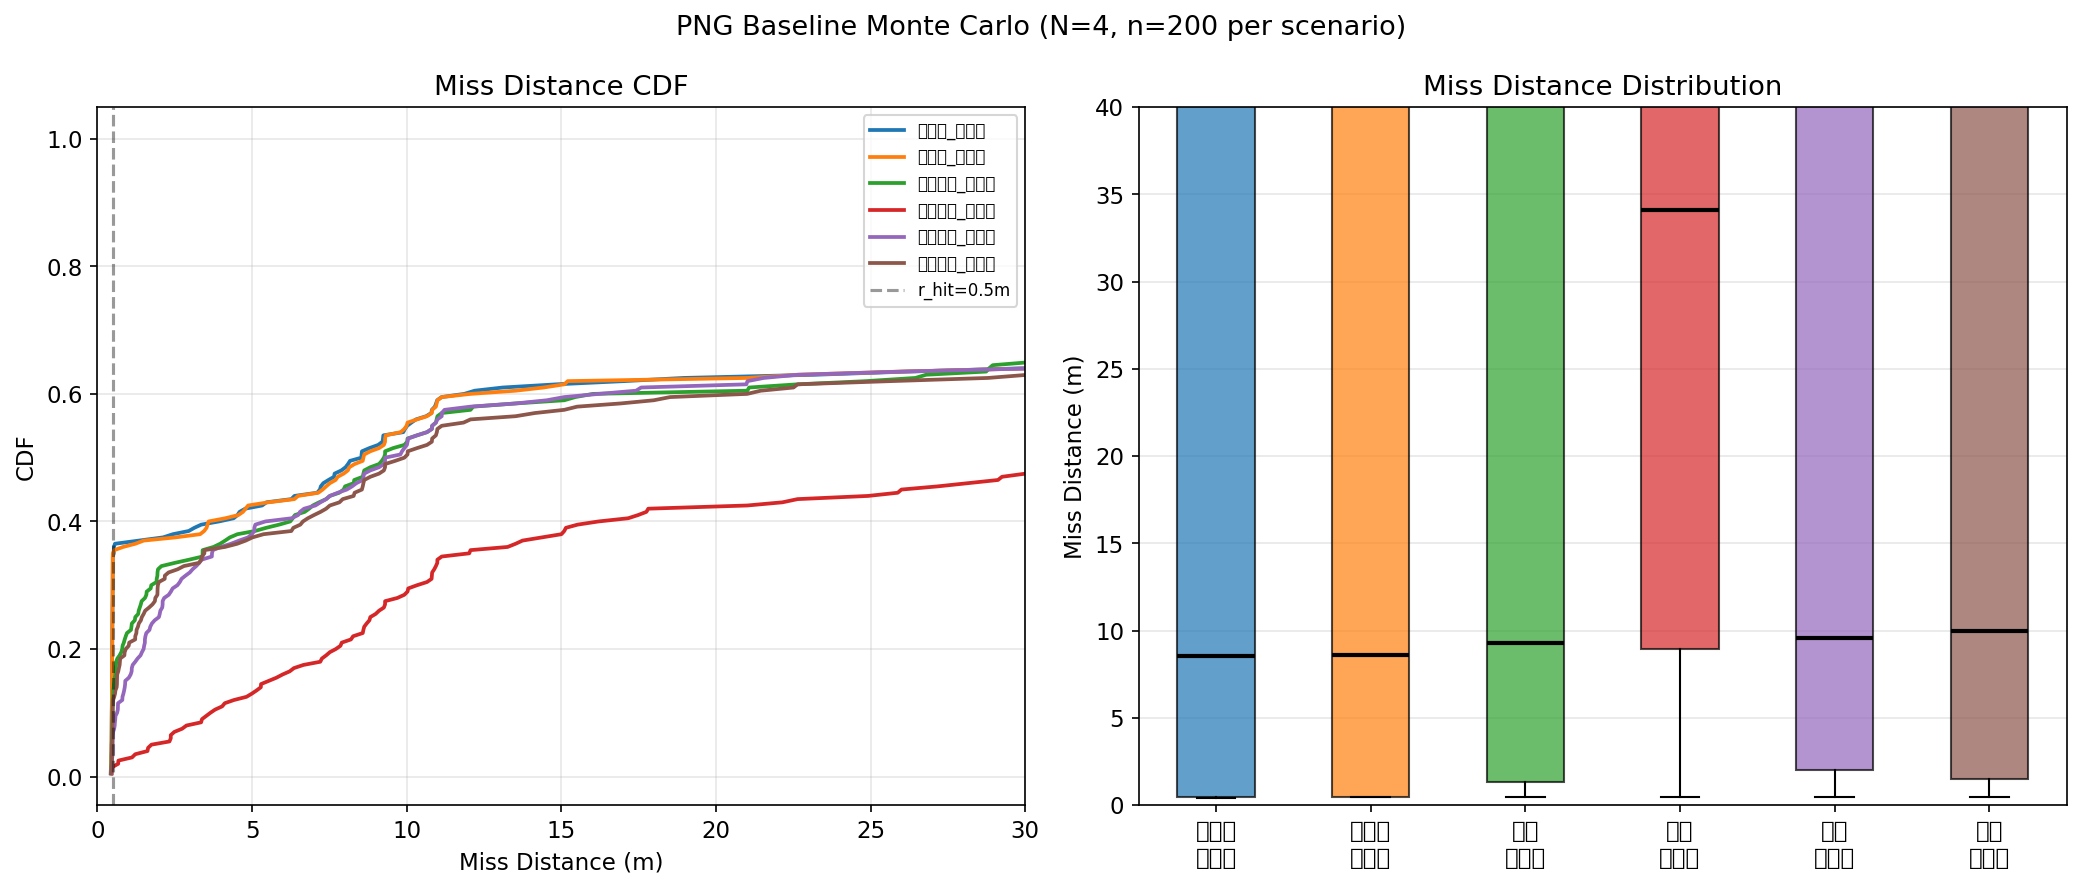

The script that saved this image:
"""
第四步：PNG基线 Monte Carlo (n=200)
=====================================
场景：初始距离30-300m，目标速度30m/s，多种机动类型
输出：Miss Distance CDF、箱线图、命中率表
"""

import sys
import os
sys.path.insert(0, os.path.dirname(__file__))

import numpy as np
import matplotlib
matplotlib.use('Agg')
import matplotlib.pyplot as plt
from config import TargetParams, SimConfig, G
from engagement import Engagement
from seeker import SeekerParams

plt.rcParams['font.size'] = 11
plt.rcParams['figure.dpi'] = 130


def run_mc(n=200, maneuver='none', noise=True, N=4, seed_offset=0):
    """运行一组 Monte Carlo"""
    sp = SeekerParams() if noise else SeekerParams(
        sigma_thermal=0.0, target_size=0.0, sigma_glint_min=0.0)
    tp = TargetParams(maneuver_type=maneuver, V0=30.0, a_max=10*G)
    cfg = SimConfig(dt=0.0005, t_max=3.0, r_hit=0.5,
                    r_init_min=30.0, r_init_max=300.0)
    eng = Engagement(tp=tp, cfg=cfg, seeker_params=sp)
    eng.guidance.N = N

    r_mins, hits, reasons, times = [], [], [], []
    for seed in range(n):
        eng.reset(seed=seed + seed_offset)
        while not eng.done and eng.t < cfg.t_max:
            eng.step_guided()
        r_mins.append(eng.r_min)
        hits.append(eng.reason == 'HIT')
        reasons.append(eng.reason)
        times.append(eng.t)

    return {
        'r_min': np.array(r_mins),
        'hit_rate': np.mean(hits),
        'hits': sum(hits),
        'n': n,
        'reasons': reasons,
        'times': np.array(times),
    }


def print_summary(label, res):
    r = res['r_min']
    print(f"  {label:20s}  hits={res['hits']:3d}/{res['n']}  "
          f"({res['hit_rate']*100:4.1f}%)  "
          f"median={np.median(r):.2f}m  "
          f"mean={r.mean():.2f}m  "
          f"p90={np.percentile(r,90):.2f}m")


if __name__ == '__main__':
    N_MC = 200
    print("=" * 70)
    print("  第四步：PNG基线 Monte Carlo (n=200)")
    print("=" * 70)

    # ---- 场景矩阵 ----
    scenarios = [
        ('无机动_无噪声',  'none',   False),
        ('无机动_有噪声',  'none',   True),
        ('正弦机动_有噪声', 'sine',   True),
        ('阶跃机动_有噪声', 'step',   True),
        ('螺旋机动_有噪声', 'spiral', True),
        ('随机机动_有噪声', 'random', True),
    ]

    results = {}
    print(f"\n{'场景':22s}  命中率      中位数   均值    P90")
    print("-" * 70)
    for label, maneuver, noise in scenarios:
        res = run_mc(N_MC, maneuver=maneuver, noise=noise)
        results[label] = res
        print_summary(label, res)

    # ---- 绘图 ----
    fig, axes = plt.subplots(1, 2, figsize=(14, 6))
    fig.suptitle('PNG Baseline Monte Carlo (N=4, n=200 per scenario)', fontsize=13)

    colors = ['#1f77b4', '#ff7f0e', '#2ca02c', '#d62728', '#9467bd', '#8c564b']

    # CDF
    ax = axes[0]
    for (label, _, _), color in zip(scenarios, colors):
        r = results[label]['r_min']
        sorted_r = np.sort(r)
        cdf = np.arange(1, len(sorted_r)+1) / len(sorted_r)
        ax.plot(sorted_r, cdf, label=label, color=color, linewidth=1.8)
    ax.axvline(0.5, color='k', linestyle='--', alpha=0.4, label='r_hit=0.5m')
    ax.set_xlabel('Miss Distance (m)')
    ax.set_ylabel('CDF')
    ax.set_title('Miss Distance CDF')
    ax.set_xlim(0, 30)
    ax.legend(fontsize=8)
    ax.grid(True, alpha=0.3)

    # 箱线图
    ax = axes[1]
    data = [results[label]['r_min'] for label, _, _ in scenarios]
    labels_short = ['无机动\n无噪声', '无机动\n有噪声', '正弦\n有噪声',
                    '阶跃\n有噪声', '螺旋\n有噪声', '随机\n有噪声']
    bp = ax.boxplot(data, labels=labels_short, patch_artist=True,
                    medianprops=dict(color='black', linewidth=2))
    for patch, color in zip(bp['boxes'], colors):
        patch.set_facecolor(color)
        patch.set_alpha(0.7)
    ax.set_ylabel('Miss Distance (m)')
    ax.set_title('Miss Distance Distribution')
    ax.set_ylim(0, 40)
    ax.grid(True, alpha=0.3, axis='y')

    plt.tight_layout()
    out_path = os.path.join(os.path.dirname(__file__), 'step4_png_baseline.png')
    plt.savefig(out_path, dpi=150, bbox_inches='tight')
    print(f"\n  图表已保存: step4_png_baseline.png")

    # ---- 命中率汇总表 ----
    print("\n" + "=" * 70)
    print("  PNG基线命中率汇总（r_hit=0.5m）")
    print("=" * 70)
    for label, _, _ in scenarios:
        res = results[label]
        r = res['r_min']
        print(f"  {label:22s}  {res['hit_rate']*100:5.1f}%  "
              f"[<1m: {(r<1).mean()*100:.0f}%  <2m: {(r<2).mean()*100:.0f}%  <5m: {(r<5).mean()*100:.0f}%]")

    print("\n  第四步完成。PNG基线已建立。")
